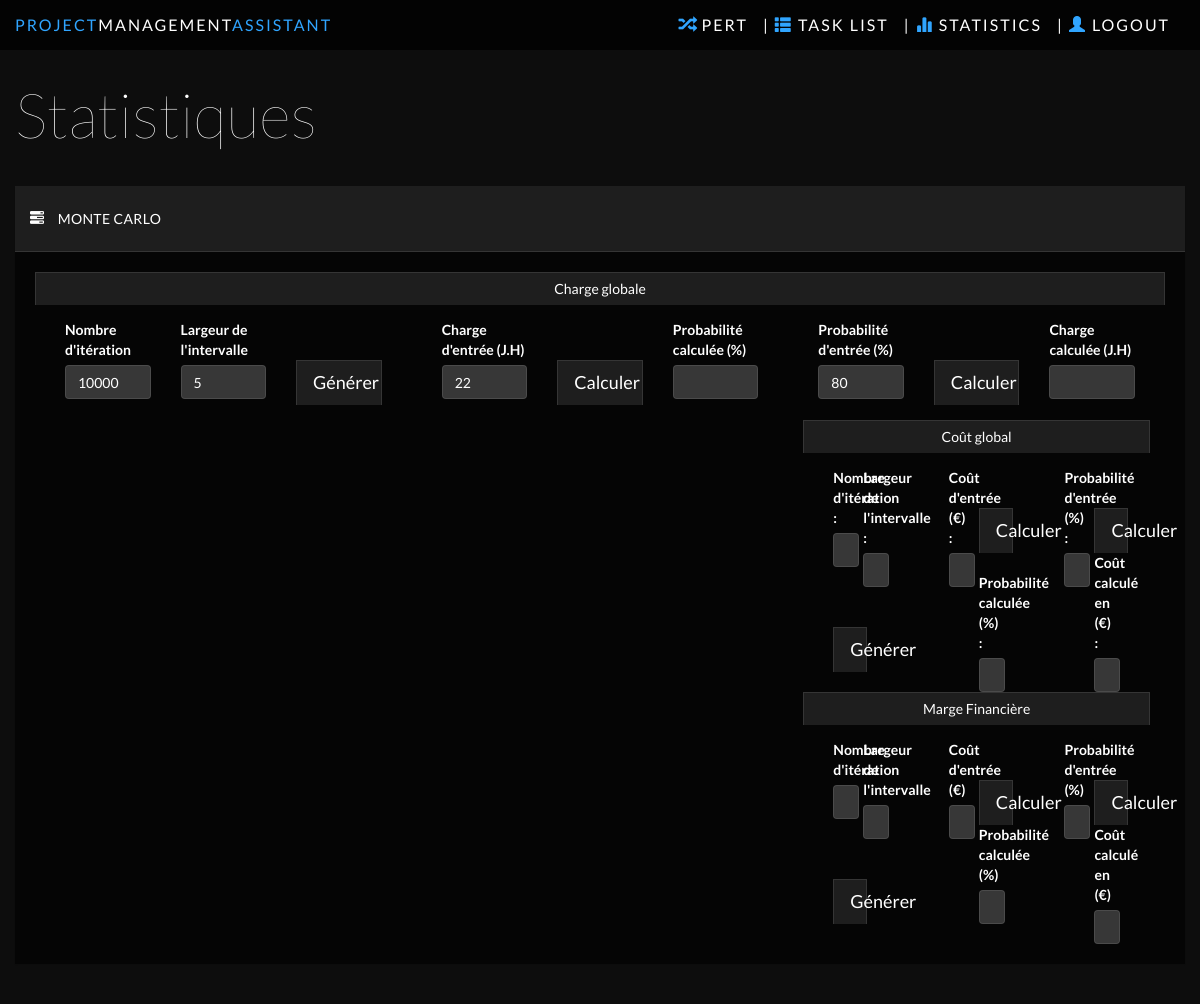
The page /stats.php on the database as committed earlier.
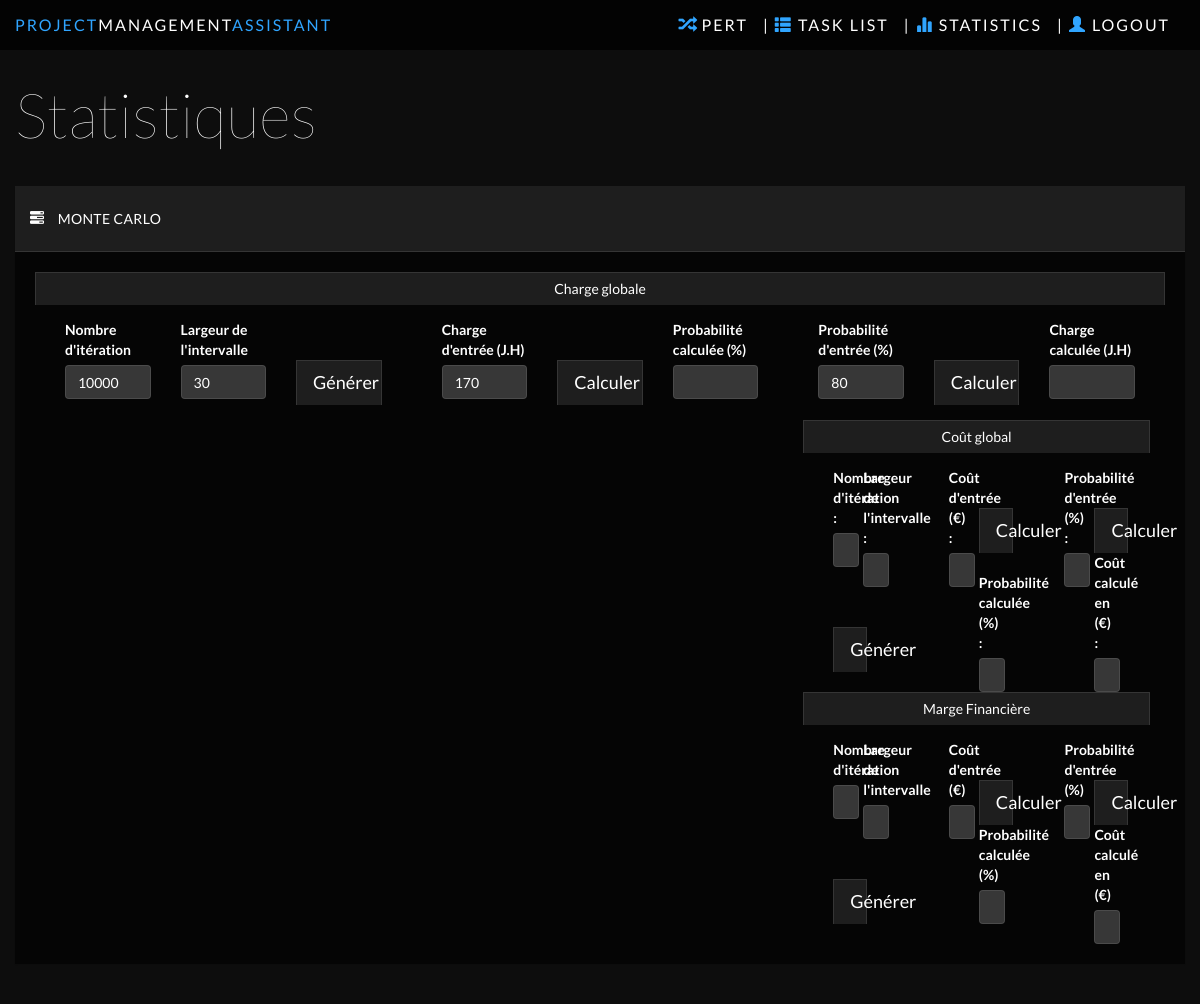
The same page on the database as committed later.
### tables this page shows
CREATE TABLE IF NOT EXISTS `simulateur` (
  `idProjet` int(10) NOT NULL,
  `typeSimulateur` varchar(50) NOT NULL,
  `nbEchantillons` int(10) NOT NULL,
  `largeurIntervalle` int(10) NOT NULL,
  `probabilite` int(10) NULL,
  `charge` int(10) NULL,
  PRIMARY KEY (`idProjet`, `typeSimulateur`)
);

### models/cnx.php (called while the page is built)
<?php
function getBdd() {
	try
	{
		$bdd = new PDO('mysql:host=localhost;dbname=m1bd;charset=utf8', 'root', '');
	}
	catch(Exception $e)
	{
	        die('Erreur : '.$e->getMessage());
	}
  return $bdd;
}
?>

### models/Project.php (called while the page is built, shortened)
<?php
require("Task.php");
class Project
{
	var $listeRessources;
	var $listeSimulateurs;
	var $bdd;
	private static $_instance = null;
	function __construct($id, $nom, $tacheDebut, $tacheFin)
	{
		$this->listeRessources = array();
		$this->listeSimulateurs = array();
		$this->bdd = getBdd();
		$this->loadListeRessources();
		$this->loadListeTaches();
		$this->loadListeSimulateurs();
	}
	function loadListeTaches()
	{
		$reponse = $this->bdd->query('SELECT * FROM tache');
		while ($donnees = $reponse->fetch())
		{
			$tache = new Task($donnees['id'], $donnees['nom'], $donnees['precedent1'], $donnees['precedent2'], $donnees['suivant1'], $donnees['suivant2'], $this);
			$tache->loadLoi();
			$tache->loadRessource();
		}
	}
	function loadListeSimulateurs()
	{
		$reponse = $this->bdd->query('SELECT * FROM simulateur');
		while ($donnees = $reponse->fetch())
		{
			$simulateur = NULL;
			if($donnees['typeSimulateur'] == SimulateurEnum::ChargeGlobale) {
				$simulateur = new SimulationChargeGlobale($donnees['typeSimulateur'], $donnees['nbEchantillons'], $donnees['largeurIntervalle'], $this);
			} else if ($donnees['typeSimulateur'] == SimulateurEnum::CoutGlobal) {
				$simulateur = new SimulationCoutGlobal($donnees['typeSimulateur'], $donnees['nbEchantillons'], $donnees['largeurIntervalle'], $this);
			} else if ($donnees['typeSimulateur'] == SimulateurEnum::MargeFinanciere) {
				$simulateur = new SimulationMargeFinanciere($donnees['typeSimulateur'], $donnees['nbEchantillons'], $donnees['largeurIntervalle'], $this);
			}
			$simulateur->probabilite = $donnees['probabilite'];
			$simulateur->charge = $donnees['charge'];
			array_push($this->listeSimulateurs, $simulateur);
		}
	}
	function loadListeRessources() {
		$reponse = $this->bdd->query('SELECT * FROM ressource');
		while ($donnees = $reponse->fetch())
		{
			$ressource = new Ressource($donnees['id'], $donnees['nom'], $donnees['cout']);
			array_push($this->listeRessources, $ressource);
		}
	}
	public static function getInstance() {
		if(is_null(self::$_instance)) {
			self::$_instance = new Project(1, 'Gna', null, null);
		}
		return self::$_instance;
	}
	function getSimulateurByType($typeSimulateur) {
		$simulateur = NULL;
		for ($i=0; $i < count($this->listeSimulateurs); $i++) {
			if($this->listeSimulateurs[$i]->typeSimulateur == $typeSimulateur) {
				$simulateur = $this->listeSimulateurs[$i];
				$i = count($this->listeSimulateurs);
			}
		}
		return $simulateur;
	}
}
?>

### models/Task.php (called while the page is built, shortened)
<?php
require("cnx.php");
class Task
{
	var $id;
	var $bdd;
	function __construct($id, $nom, $precedent1, $precedent2, $suivant1, $suivant2, $projet)
	{
		$this->id = $id;
		$this->bdd = getBdd();
	}
	public function loadLoi()
	{
		$reponse = $this->bdd->query('SELECT l.* FROM tache t, loi l where t.id = l.idTache');
		$loi = $reponse->fetch();
		if($loi['nom'] == LoiEnum::Beta) {
			$reponse = $this->bdd->query('SELECT b.* FROM loi l, loiBeta b where l.id = b.id');
			$beta = $reponse->fetch();
		} else if($loi['nom'] == LoiEnum::Triangulaire) {
			$reponse = $this->bdd->query('SELECT t.* FROM loi l, loiTriangulaire t where l.id = t.id');
			$triangulaire = $reponse->fetch();
			$this->loi = new LoiTriangulaire($loi['valeurMin'], $loi['valeurMax'], $triangulaire['c']);
		} else if($loi['nom'] == LoiEnum::Normale) {
			$reponse = $this->bdd->query('SELECT n.* FROM loi l, loiNormale n where l.id = n.id');
			$normale = $reponse->fetch();
			$this->loi = new LoiNormaleTronquee($loi['valeurMin'], $loi['valeurMax'], $normale['mu'], $normale['sigma']);
		} else if($loi['nom'] == LoiEnum::Uniforme) {
			$this->loi = new LoiRand($loi['valeurMin'], $loi['valeurMax']);
		} else if($loi['nom'] == LoiEnum::SansLoi) {
			$this->loi = new SansLoi($loi['valeurMax']);
		}
	}
	public function loadRessource() {
		$this->bdd->setAttribute(PDO::ATTR_ERRMODE, PDO::ERRMODE_EXCEPTION);
		$q = $this->bdd->prepare("SELECT r.* FROM tache t, ressource r WHERE t.idRessource = r.id AND t.id = ?");
		$q->execute(array($this->id));
		$ressource = $q->fetch(PDO::FETCH_ASSOC);
	}
}
?>

### models/SimulationMC.php (called while the page is built, shortened)
<?php
class SimulationMC
{
	function __construct($typeSimulateur, $nbEchantillons, $largeurIntervalle, $projet)
	{
		$this->typeSimulateur = $typeSimulateur;
		$this->nbEchantillons = $nbEchantillons;
		$this->largeurIntervalle = $largeurIntervalle;
	}
}
?>

### chargeGlobale.php (the view, shortened to what the rows shown need)
<?php
  $simulateur = $project->getSimulateurByType('chargeGlobale');
  $iteration = 10000;
  $intervalle = 5;
  $probabilite = 80;
  $charge = 22;
  if(!is_null($simulateur)) {
    $iteration = $simulateur->nbEchantillons;
    $intervalle = $simulateur->largeurIntervalle;
    $probabilite = $simulateur->probabilite;
    $charge = $simulateur->charge;
  }
 ?>
<div id="contenuChargeGlobale" class="contenu">
  <div class="col-md-4">
  <div class="row">
      <div class="col-xs-4">
  <div class="form-group">
      <label for="iteration">Nombre d'itération</label>
      <input class="form-control" id="iteration" type="text" name="iteration" value=<?php echo $iteration; ?> required >
    </div></div>
      <div class="col-xs-4">
  <div class="form-group">
      <label for="intervalle">Largeur de l'intervalle</label>
      <input class="form-control" id="intervalle" type="text" name="intervalle" value=<?php echo $intervalle; ?> required >
    </div></div>
  </div>
</div>
    <div class="col-md-4">
  <div class="row">
  <div class="col-xs-4">
      <label for="chargeGivenCharge">Charge d'entrée (J.H)</label>
      <input class="form-control" id="chargeGivenCharge" type="text" name="chargeGivenCharge" value=<?php echo $charge; ?> />
    </div>
  </div>
</div>
    <div class="col-md-4">
  <div class="row">
  <div class="col-xs-4">
  <div class="form-group">
      <label for="probabiliteGivenProbability">Probabilité d'entrée (%)</label>
      <input class="form-control" id="probabiliteGivenProbability" type="text" name="probabiliteGivenProbability" value=<?php echo $probabilite; ?> />
    </div>
  </div>
  <br> <div class="row" id="containerChargeGlobale" style="position: relative;"><p id="waitForGraph" class="saving">Loading Graph<span>.</span><span>.</span><span>.</span></p></div>
</div>

Rows that differ between the two databases and show on the page:
added simulateur: iteration "10000", intervalle "30", chargeGivenCharge "170", probabiliteGivenProbability "80"
Other text that changed with them:
form field iteration: "10000" → (not shown)
form field intervalle: "5" → (not shown)
form field chargeGivenCharge: "22" → (not shown)
form field probabiliteGivenProbability: "80" → (not shown)
